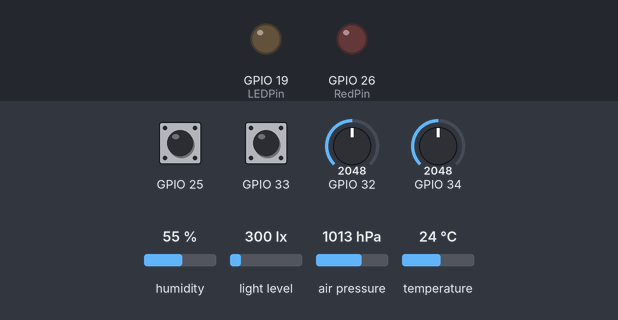
The sketch below on a simulated ESP32. Shown: output pins drawn as LEDs (lit = HIGH). Inputs (shaded band) come from the test bench; at power-on: GPIO 25 HIGH, GPIO 32 = 2048, GPIO 33 HIGH, GPIO 34 = 2048, humidity 55 %, light level 300 lx, air pressure 1013 hPa, temperature 24 °C. WiFi joins after 1.5 s; servers stay silent unless stated; a WiFi scan finds three made-up networks; network time is answered at once with the bench clock; the local clock reads 2024-03-15 10:24:30 at power-on unless the sketch sets it; no MQTT or app messages arrive unless stated; what the sketch prints to the serial monitor is not drawn.

Above: at 14.9 s.
Timing chart, 0 to 21.8 s (numbered marks = the images above):
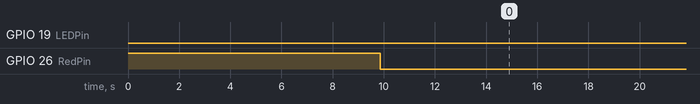

Measured:
- by itself, GPIO 19 (LEDPin): LOW → HIGH at 44.9 s, → LOW 3.0 s later, → HIGH 3.0 s later, → LOW 3.0 s later, … (29 changes in this stretch)

The sketch:

Roof4.ino
```cpp
/*************************************************************************************
* Roof4.ino: MiS Roof ESP32 Code (Weather Station) with NTP                          *
*                                                                                    *
* Version: 0.5                                                                       *
* Last updated: 27/04/2025 12:11                                                     *
* Author: Jim Gunther                                                                *
*                                                                                    *
*                                                                                    *
**************************************************************************************/
#include <WiFi.h>
#include <NTPClient.h>
#include <WiFiUdp.h>
#include <WiFiClient.h>  //OTA
#include <WebServer.h>   //OTA
#include <ESPmDNS.h>     //OTA
#include <Update.h>      //OTA
#include <PubSubClient.h>

/*
library WiFi at version 3.1.3
library NTPClient at version 3.2.1
library Networking at version 3.1.3
library WebServer at version 3.1.3
library FS at version 3.1.3
library ESPmDNS at version 3.1.3
library Update at version 3.1.3
library PubSubClient at version 2.8
library Wire at version 3.1.3
library Adafruit BMP085 Unified at version 1.1.3
library Adafruit Unified Sensor at version 1.1.15
library Adafruit AHTX0 at version 2.0.5
library Adafruit BusIO at version 1.17.0
library SPI at version 3.1.3
library BH1750 at version 1.3.0
 */

// Other includes
#include "Config.h"
#include "Komms.h"
#include "WInputs.h"

// Class instantiation
WebServer server(80);  // OTA
Komms kom;
WInputs wi;

const char* host = "esp32";  // OTA

//===================================================================================================================
// MQTT stuff
WiFiClient espClient;
PubSubClient qtClient(espClient);
int nwkIx;
bool bNewMQTT = false;
unsigned int icLength;
byte bqticBuf[QT_LEN];
char qticBuf[QT_LEN];
char qtogBuf[QT_LEN];
char mqttServer[IP_LEN];
char versionBuf[52];

// Array and variables initiation
unsigned long loopStart;
int loopCount = 0;
int rptIntvl = 120;  // default value
int maxGust;
unsigned long rebootTime;

/******************************************************************************************************/

void qtCallback(char* topic, byte* message, unsigned int length) {
  for (int i = 0; i < length; i++) {
    qticBuf[i] = (char)message[i];
  }
  bNewMQTT = true;
}

/*********************************************************************************************************************
qtSetup(): sets up MQTT connection
parameters: nwkIx: int: index no. of wifi network (0-2) Shed, Jim, Richard
returns: boolean True for success, False for failure
**********************************************************************************************************************/
bool qtSetup(int nwkIx) {
  switch (nwkIx) {
    case 0:
      strcpy(mqttServer, SHED_IP);
      break;
    case 1:
      strcpy(mqttServer, JIM_IP);
      break;
    case 2:
      strcpy(mqttServer, RICH_IP);
      break;
  }

  qtClient.setServer(mqttServer, 1883);
  qtClient.setCallback(qtCallback);
  return qtReconnect();
}

/*********************************************************************************************************************
qtReconnect(): does the actual connection to MQTT broker (3 attempts)
parameters: none
returns: boolean: True for success, False for failure
**********************************************************************************************************************/
bool qtReconnect() {

  // Loop until we're reconnected
  int numTries = 0;

  while (!qtClient.connected() && (numTries++ < 3)) {
    fn_RedLed(ON);
    Serial.print("Attempting MQTT connection...");
    // Attempt to connect
    if (qtClient.connect("misRoof")) {
      Serial.println("connected");
      qtClient.loop();
      fn_RedLed(OFF);
    } else {
      Serial.print("failed, rc=");
      Serial.print(qtClient.state());
      Serial.println(" try again in 3 seconds");
      // Wait 3 seconds before retrying
      delay(3000);
    }
  }

  return qtClient.connected();
}
/********************************************************************************************************************
publishMQTT(): post CSV data, including initial character and CSV-style requests to Shed
parameters:
  init: bool: if initial request for report interval value
  star: bool: true if WD star CSV, otherwise false
  csv: string containing CSV data: NB MUST start with comma and no final comma
returns: void
*********************************************************************************************************************/
void publishMQTT(bool init, bool star, const char* csv) {
  char buf[STARBUF_LEN];  // STARBUF_LEN is currently > BUF_LEN, so use bigger buffer
  int len = strlen(csv);
  buf[0] = '$';
  strcpy(buf + 1, csv);
  if (init) {
    qtClient.publish(TOPIC_INIT, buf, false);
    return;
  }
  if (star) qtClient.publish(TOPIC_STAR, buf, false);
  else qtClient.publish(TOPIC_CSV, buf, false);
}

/********************************************************************************************************************
postMessage(): post message verbatim, just adding 'M' to the front
parameters:
  txt: string containing message
returns: void
*********************************************************************************************************************/
void postMessage(const char* txt) {
  char buf[BUF_LEN];
  buf[0] = '$';
  strcpy(buf + 1, txt);
  qtClient.publish(TOPIC_MESS, buf, false);
}
// BEGIN NTP ===================================================================================================================

// Library object constructors only (assume no crash here!!); MQTT not yet running
WiFiUDP ntpUDP;
NTPClient timeClient(ntpUDP);

// END NTP =====================================================================================================================

// BEGIN OTA ===================================================================================================================

/*
 * Login page
 */
const char* loginIndex =
  "<form name='loginForm'>"
  "<table width='20%' bgcolor='A09F9F' align='center'>"
  "<tr>"
  "<td colspan=2>"
  "<center><font size=4><b>ESP32 Login Page</b></font></center>"
  "<br>"
  "</td>"
  "<br>"
  "<br>"
  "</tr>"
  "<td>Username:</td>"
  "<td><input type='text' size=25 name='userid'><br></td>"
  "</tr>"
  "<br>"
  "<br>"
  "<tr>"
  "<td>Password:</td>"
  "<td><input type='Password' size=25 name='pwd'><br></td>"
  "<br>"
  "<br>"
  "</tr>"
  "<tr>"
  "<td><input type='submit' onclick='check(this.form)' value='Login'></td>"
  "</tr>"
  "</table>"
  "</form>"
  "<script>"
  "function check(form)"
  "{"
  "if(form.userid.value=='MIS' && form.pwd.value=='mispas')"
  "{"
  "window.open('/serverIndex')"
  "}"
  "else"
  "{"
  " alert('Error Password or Username')/*displays error message*/"
  "}"
  "}"
  "</script>";

/*
 * Server Index Page
 */

const char* serverIndex =
  "<script src='https://ajax.googleapis.com/ajax/libs/jquery/3.2.1/jquery.min.js'></script>"
  "<form method='POST' action='#' enctype='multipart/form-data' id='upload_form'>"
  "<input type='file' name='update'>"
  "<input type='submit' value='Update'>"
  "</form>"
  "<div id='prg'>progress: 0%</div>"
  "<script>"
  "$('form').submit(function(e){"
  "e.preventDefault();"
  "var form = $('#upload_form')[0];"
  "var data = new FormData(form);"
  " $.ajax({"
  "url: '/update',"
  "type: 'POST',"
  "data: data,"
  "contentType: false,"
  "processData:false,"
  "xhr: function() {"
  "var xhr = new window.XMLHttpRequest();"
  "xhr.upload.addEventListener('progress', function(evt) {"
  "if (evt.lengthComputable) {"
  "var per = evt.loaded / evt.total;"
  "$('#prg').html('progress: ' + Math.round(per*100) + '%');"
  "}"
  "}, false);"
  "return xhr;"
  "},"
  "success:function(d, s) {"
  "console.log('success!')"
  "},"
  "error: function (a, b, c) {"
  "}"
  "});"
  "});"
  "</script>";

// END OTA =====================================================================================================================

// -----------------------------------------------------------------------------------------------------------------------------
void setup() {
  //Setup code here, to run once:

  Serial.begin(115200);
  pinMode(LEDPin, OUTPUT);
  pinMode(RedPin, OUTPUT);

  fn_RedLed(ON);

  kom.begin();
  wi.begin();

  tryMQTTStart();

  // OTA START ================================================================================================
  /*use mdns for host name resolution*/
  if (!MDNS.begin(host)) {  //http://esp32.local
    Serial.println("Error setting up MDNS responder!");
    while (1) {
      delay(1000);
    }
  }
  Serial.println("mDNS responder started");
  /*return index page which is stored in serverIndex */
  server.on("/", HTTP_GET, []() {
    server.sendHeader("Connection", "close");
    server.send(200, "text/html", loginIndex);
  });
  server.on("/serverIndex", HTTP_GET, []() {
    server.sendHeader("Connection", "close");
    server.send(200, "text/html", serverIndex);
  });
  /*handling uploading firmware file */
  server.on(
    "/update", HTTP_POST, []() {
      server.sendHeader("Connection", "close");
      server.send(200, "text/plain", (Update.hasError()) ? "FAIL" : "OK");
      ESP.restart();
    },
    []() {
      HTTPUpload& upload = server.upload();
      if (upload.status == UPLOAD_FILE_START) {
        Serial.printf("Update: %s\n", upload.filename.c_str());
        if (!Update.begin(UPDATE_SIZE_UNKNOWN)) {  //start with max available size
          Update.printError(Serial);
        }
      } else if (upload.status == UPLOAD_FILE_WRITE) {
        /* flashing firmware to ESP*/
        if (Update.write(upload.buf, upload.currentSize) != upload.currentSize) {
          Update.printError(Serial);
        }
      } else if (upload.status == UPLOAD_FILE_END) {
        if (Update.end(true)) {  //true to set the size to the current progress
          Serial.printf("Update Success: %u\nRebooting...\n", upload.totalSize);
        } else {
          Update.printError(Serial);
        }
      }
    });
  server.begin();

  // OTA END ==================================================================================================

  // MQTT running; timeClient object about to be used for the first time
  postMessage("About to start NTP request");

  // Set reboot countdown
  timeClient.begin();
  timeClient.setTimeOffset(0);  // UTC
  int waitCount = 50;
  bool updated = false;
  while (waitCount > 0) {
    if (timeClient.update()) {
      updated = true;
      break;
    }
    delay(10);
    waitCount--;
  }

  int hrTime = 0; // default to 00:00 if no NTP
  if (updated) hrTime = timeClient.getHours();
  rebootTime = millis() + 1000 * 3600 * (24 - hrTime); // milliseconds
  postMessage("NTP task now completed");

  qtClient.subscribe(TOPIC_SETUP, 1);
  loopCount = 0;
  requestRptInterval();

  qtClient.unsubscribe(TOPIC_SETUP);
  logStartupSuccess();
  fn_RedLed(OFF);
}

//-+-+-+-+-+-+-+-+-+-+-+-+-+-+-+-+-+-+-+-+-+-+-+-+-+-+-+-+-+-+-+-+-+-+-+-+-+-+-+-+-+-+-+-+-+-+-+-+-+-+

void loop() {
  int flag = 0;
  //unsigned long m1, m2, z1 = 0ul, z2 = 0ul, z3 = 0ul, z4 = 0ul, z5 = 0ul;
  server.handleClient();  // OTA
  loopStart = millis();
  qtClient.loop();  // keep MQTT going
  // Loop timing zones start here

  // ZONE 1: EVERY LOOP (1/4 sec) -----------------------------------------------------------------
  wi.updateMaxGust();                          // 4 times/sec to catch gusts
  flag = wi.updateMeteo(loopCount, rptIntvl);  // updateMeteo uses loopCount to decide when to update each Meteo
  // END ZONE 1 -----------------------------------------------------------------------------------

  //ZONE 4: EVERY 4 LOOPS (1 sec) ---------------------------------------------------------
  if ((loopCount % ZONE4) == 0) {
    wi.WDChanged(false);  // updates the set of 32 values used to produce WD stats
    flag = flag | 256;
    //shedRequested();  // responds to any shed messages received (hourly)
  }

  // END ZONE 4 -----------------------------------------------------------------------------------

  // ZONE 12: EVERY 12 LOOPS (3 secs) -------------------------------------------------------------
  if ((loopCount % ZONE12) == 0) {
    if (!qtReconnect()) {  // checks connection and attempts retry if none
      postMessage("MQTT failed");
    }
    blink();  // "normal" 3 second blink
    flag = flag | 512;
  }
  // END ZONE 12 ----------------------------------------------------------------------------------

  // ZONE SLOWEST: EVERY rptInterval LOOPS (DEFAULT 30 secs)
  if (loopCount == 0) {
    if (millis() > rebootTime) {
      esp_restart();
    }
    wi.WDChanged(true);
    getAndPostCSV();
    wi.resetAll();
    kom.checkWifi();
  }
  //Loop timing zones end here--------------------------------------------------------------------

  loopTimer(flag);
  loopCount = (loopCount + 1) % rptIntvl;
  // END OF LOOP
}

/*****************************************************************************************************/

// Global setup methods ------------------------------------------------------------------------------

/*****************************************************************************************************
a. tryMQTTStart(): attempts to start MQTT connection: reboots ESP after 10 failed attempts
parameters: none
returns: void
*****************************************************************************************************/
void tryMQTTStart() {
  int qtCount = 0;
  while (!qtSetup(kom.getNwkIx())) {
    fn_RedLed(ON);
    Serial.println("MQTT setup failed. No MQTT comms. Check RPi is powered and running.");
    digitalWrite(LEDPin, !digitalRead(LEDPin));
    delay(800);
    if (qtCount++ == 11) esp_restart();
  }
  fn_RedLed(OFF);
}

/*****************************************************************************************************
b. requestRptInterval(): sends message to Shed to prompt repeat Interval value by return
parameters: none
returns: void
*****************************************************************************************************/
void requestRptInterval() {
  // format and post initial reQuest string
  int i;
  char buf[BUF_LEN];
  sprintf(buf, "%02d", wi.getA7());
  buf[2] = '\0';
  publishMQTT(true, false, buf);
  char ch;
  bool bContinue = true;
  int loops = 0;
  while (bContinue && (loops < INIT_WAIT)) {
    qtClient.loop();
    if (bNewMQTT) {  // 'I' == initial Shed information message
      ch = qticBuf[0];
      //Serial.print(ch);
      rptIntvl = atoi(qticBuf + 1);
      Serial.print("Rpt Intvl: ");
      Serial.println(rptIntvl);
      bNewMQTT = false;
      bContinue = false;
    }
    loops++;
    delay(100);  // Review this interval once Python code is written!
  }
}

/*****************************************************************************************************
c. logStartupSuccess(): sends message reporting startup is complete and successful
parameters: none
returns: void
*****************************************************************************************************/
void logStartupSuccess() {
  // Log a startup success message
  strcpy(versionBuf, "Roof4 ver ");
  strcpy(versionBuf + 10, __DATE__);
  versionBuf[21] = ' ';
  strcpy(versionBuf + 22, __TIME__);
  strcpy(versionBuf + 30, ": Roof setup done.");
  postMessage(versionBuf);
  versionBuf[30] = '\0';  // truncate for all later uses
}

// Global loop methods -------------------------------------------------------------------------------

/*****************************************************************************************************
1. shedRequested(): confirms Shed wants hourly WD data and posts hourly CSV
parameters: none
returns: bool
*************************************************************************************************************/
/*
*/

/************************************************************************************************************
2. blink(): controls 3-seocond LED blinking (daylight only)
parameters: none
returns: void
************************************************************************************************************/
void blink() {
  if (wi.getLight4Blink() > MIN_LIGHT) {         // daytime
    digitalWrite(LEDPin, !digitalRead(LEDPin));  // blink
  } else {                                       // nighttime
    digitalWrite(LEDPin, LOW);
  }
}

/*
2a.	Operate Red LED
*/
void fn_RedLed(int state) {
  digitalWrite(RedPin, state);
}

/************************************************************************************************************
3. getAndPostCSV(): gathers CSV data and posts to Shed (and resets counters/max)
parameters: none
returns: void
*************************************************************************************************************/
void getAndPostCSV() {
  char freqBuf[BUF_LEN];
  char starBuf[STARBUF_LEN];
  int sum;
  float revs;
  sum = wi.getStarCSV(starBuf);
  publishMQTT(false, true, starBuf);
  Serial.println(starBuf);  // TEMP
  revs = wi.getFreqCSV(freqBuf);
  publishMQTT(false, false, freqBuf);
  if ((int)revs != sum) {
    char buf[BUF_LEN];
    sprintf(buf, "Unequal revs: %d (revs): %d (sum)", revs, sum);
    postMessage(buf);
  }
  wi.resetAll();
  Serial.println(freqBuf);  // TEMP
}

/******************************************************************************************************
4. loopTimer(): aims to keep loop time to 1/4 second intervals: logs message if code runs longer
parameters: none
returns: void
******************************************************************************************************/
void loopTimer(int flag) {
  // End-of-loop timing code
  unsigned long loopEnd = millis();
  if ((loopEnd - loopStart) > LOOP_TIME) {  // Code took > LOOP_TIME
    char mBuf[BUF_LEN];
    sprintf(mBuf, "Long loop time %u; Flag:%x", loopEnd - loopStart, flag);
    postMessage(mBuf);  // log all long loops (> LOOP_TIME)
  } else {              // wait until LOOP_TIME has elapsed
    while (millis() - loopStart < LOOP_TIME) {
      delay(1);
    }
  }
}
```

Source omitted: Komms.cpp (5289 bytes), Komms.h (1428 bytes), WInputs.cpp (9706 bytes), WInputs.h (1775 bytes), Config.h (2626 bytes)
